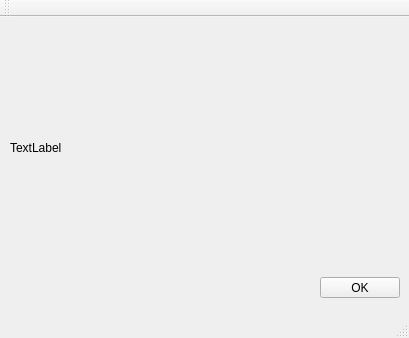
<?xml version="1.0" encoding="UTF-8"?>
<ui version="4.0">
 <class>MainWindow</class>
 <widget class="QMainWindow" name="MainWindow">
  <property name="geometry">
   <rect>
    <x>0</x>
    <y>0</y>
    <width>409</width>
    <height>338</height>
   </rect>
  </property>
  <property name="windowTitle">
   <string>MainWindow</string>
  </property>
  <widget class="QWidget" name="centralWidget">
   <widget class="QPushButton" name="pushButton">
    <property name="geometry">
     <rect>
      <x>320</x>
      <y>260</y>
      <width>80</width>
      <height>21</height>
     </rect>
    </property>
    <property name="text">
     <string>OK</string>
    </property>
   </widget>
   <widget class="QLabel" name="label">
    <property name="geometry">
     <rect>
      <x>10</x>
      <y>10</y>
      <width>391</width>
      <height>241</height>
     </rect>
    </property>
    <property name="text">
     <string>TextLabel</string>
    </property>
   </widget>
  </widget>
  <widget class="QMenuBar" name="menuBar">
   <property name="geometry">
    <rect>
     <x>0</x>
     <y>0</y>
     <width>409</width>
     <height>17</height>
    </rect>
   </property>
  </widget>
  <widget class="QToolBar" name="mainToolBar">
   <attribute name="toolBarArea">
    <enum>TopToolBarArea</enum>
   </attribute>
   <attribute name="toolBarBreak">
    <bool>false</bool>
   </attribute>
  </widget>
  <widget class="QStatusBar" name="statusBar"/>
 </widget>
 <layoutdefault spacing="6" margin="11"/>
 <resources/>
 <connections/>
</ui>
